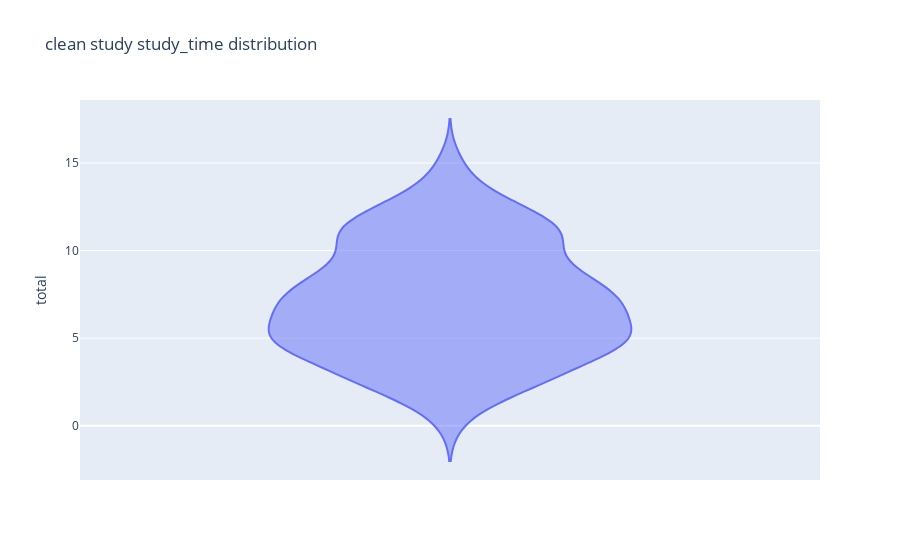

Notebook code cell kept with this figure:
### Code cell
px.violin(clean_study, y='total', title='clean study study_time distribution')

### Figure 1 — Plotly figure (JSON) as saved in the notebook; plotly's stock layout.template omitted (floating-point values rounded to 4 significant figures; data arrays with more than 128 entries replaced by an {"elided": "..."} marker saying what was removed)
{"data": [{"alignmentgroup": "True", "box": {"visible": false}, "hovertemplate": "total=%{y}<extra></extra>", "legendgroup": "", "marker": {"color": "#636efa"}, "name": "", "offsetgroup": "", "orientation": "v", "scalegroup": "True", "showlegend": false, "type": "violin", "x0": " ", "xaxis": "x", "y": {"elided": "502 float values"}, "y0": " ", "yaxis": "y"}], "layout": {"legend": {"tracegroupgap": 0}, "title": {"text": "clean study study_time distribution"}, "violinmode": "group", "xaxis": {"anchor": "y", "domain": [0, 1]}, "yaxis": {"anchor": "x", "domain": [0, 1], "title": {"text": "total"}}}}
